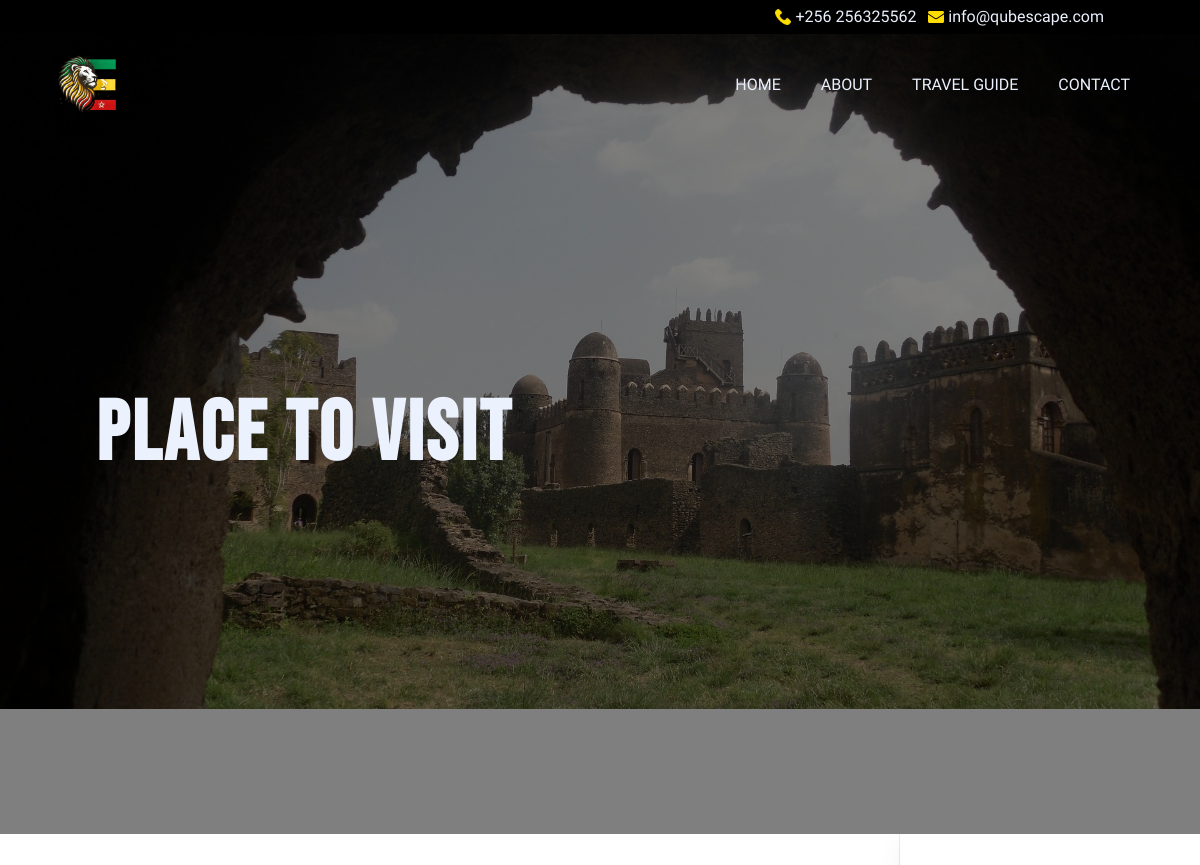
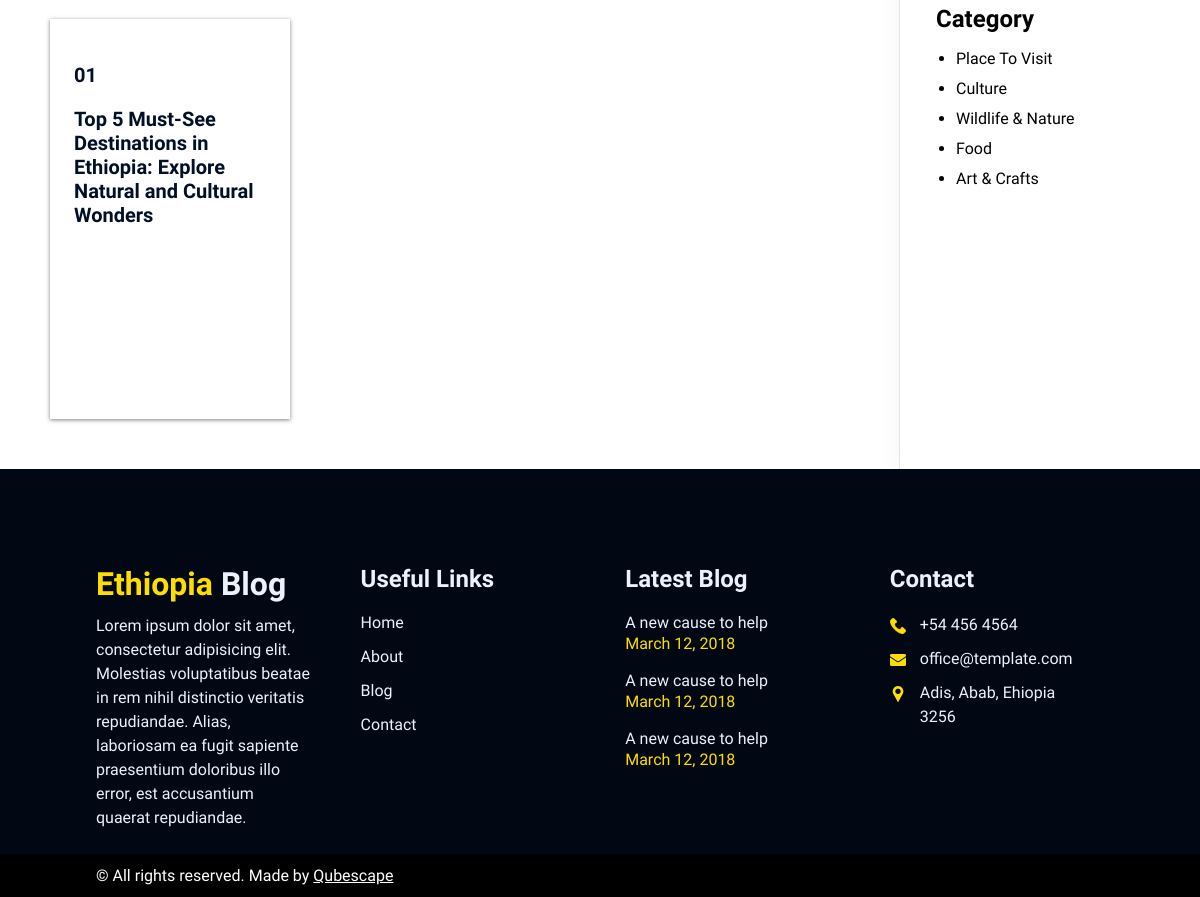
The page /places-to-visit on the database its author committed (2 pictures, top to bottom).
### app/models.py (models this page shows, shortened)
class blogCategory(models.Model):
    name = models.CharField(max_length = 50)
    description = models.CharField(max_length=1000,blank=True)
    image = models.ImageField(upload_to='./blog')
    altTag = models.CharField(max_length=100, blank=True)
    slug = models.CharField(max_length=50)
    page_title = models.CharField(max_length=100, blank=True)
    meta = models.CharField(max_length=200, blank=True)
    index = models.CharField(max_length=8, choices=index, default="index")
    follow = models.CharField(max_length=8, choices=follow, default="follow")

class blog(models.Model):
    category = models.ForeignKey(blogCategory, on_delete=models.CASCADE)
    title = models.CharField(max_length = 1000)
    bannerImage = models.ImageField(upload_to='./blog')
    altTag = models.CharField(max_length=100, blank=True)
    date = models.DateField(auto_now=False)
    content = models.TextField()
    author = models.ForeignKey(author, on_delete=models.CASCADE)
    slug = models.SlugField(max_length = 50)
    page_title = models.CharField(max_length=200)
    meta = models.CharField(max_length=400)
    status = models.CharField(max_length=2, choices=choice, default=1)
    index = models.CharField(max_length=8, choices=index, default="index")
    follow = models.CharField(max_length=8, choices=follow, default="follow")
    featured = models.CharField(max_length=10, blank=True)
    image1 = models.ImageField(upload_to='./blog',blank=True)
    image2 = models.ImageField(upload_to='./blog',blank=True)
    image3 = models.ImageField(upload_to='./blog',blank=True)
    image4 = models.ImageField(upload_to='./blog',blank=True)
    image5 = models.ImageField(upload_to='./blog',blank=True)

### app/views.py (the view)
# urls.py: path('<slug:slug>',views.blogcate,name = "blogcategory"),
def blogcate(request,slug):
    seo = page.objects.get(name = 'Blog')
    allcat = blogCategory.objects.all()
    category = blogCategory.objects.get(slug = slug)
    posts = blog.objects.filter(category = category )
    context = {
        'seo':seo,
        'category':category,
        'allcat':allcat,
        'posts':posts,
    }
    return render(request, 'blogcat.html',context)

### app/Templates/blogcat.html (shortened to what this page needs)
{% extends 'nav.html' %}
{% load static %}
{% block content %}
<div class="banner">
    <img class="bg-img" src="{{category.image.url}}" alt="">
    <div class="bannerhead">
        <h1>{{category.name}}</h1>
    </div>
</div>
<section class="twosection">
    <div class="left">
        <div class="dgr-3">
            {% for i in posts %}
            <a href="{% url 'post' i.category.slug i.slug %}">
            <div class="post1" {% if forloop.counter == 1 or forloop.counter == 4 %} data-aos="fade-left" {% elif forloop.counter == 2 or forloop.counter == 5 %} data-aos="fade-up" {% elif forloop.counter == 3 or forloop.counter == 6 %} data-aos="fade-right" {% endif %} data-aos-duration="1000" data-aos-delay="500">
                <div>
                    <h5>0{{forloop.counter}}</h5>
                    <h5>{{i.title}}</h5>
                </div>
            </div>
        </a>
            {% endfor %}
        </div>
    </div>
    <div class="right">
        <h5 class="mb-2">Category</h5>
        <ul>
            {% for cat  in allcat %}
            <li><a href="{% url 'blogcategory' cat.slug%}">{{cat.name}}</a></li>
            {% endfor %}
        </ul>
    </div>
</section>
{% endblock content %}

### static/css/style.css (style rules this page uses)
* { padding: 0; margin: 0; box-sizing: border-box; }
:root { --royablue: #0645B1; --black: #010814; --darkblue: #021027; --bluewhite: #ebf2fe; --green: #009a44; --yello: #fedd00; --pink: #ef3340; }
.mb-2 { margin-bottom: 5%; }
section { width: 100%; overflow: hidden; position: relative; }
html { font-size: 16px; font-family: "Fira Sans", sans-serif; }
h1 { font-family: "Bebas Neue", sans-serif; font-size: 84px; letter-spacing: 3px; }
h5 { font-size: 24px; }
.dgr-3 { display: grid; grid-template-columns: 1fr 1fr 1fr; column-gap: 5%; row-gap: 50px; }
.banner { width: 100%; height: 100%; position: relative; overflow: hidden; }
.bg-img { position: absolute; width: 100%; z-index: 1 !important; }
.bannerhead { position: relative; width: 100%; height: 100%; background-color: rgba(0,0,0,0.5); padding: 8%; display: flex; align-items: center; color: var(--bluewhite); z-index: 2 !important; }
.twosection { display: flex; height: auto; }
.right { flex:25%; padding: 3%; box-shadow: rgba(0, 0, 0, 0.05) 0px 6px 24px 0px, rgba(0, 0, 0, 0.08) 0px 0px 0px 1px; }

### rows shown on the page
blogCategory: image (picture), name "Place To Visit"
blog: title "Top 5 Must-See Destinations in Ethiopia: Explore Natural and Cultural Wonders"
blogCategory: name "Culture"
blogCategory: name "Wildlife & Nature"
blogCategory: name "Food"
blogCategory: name "Art & Crafts"
